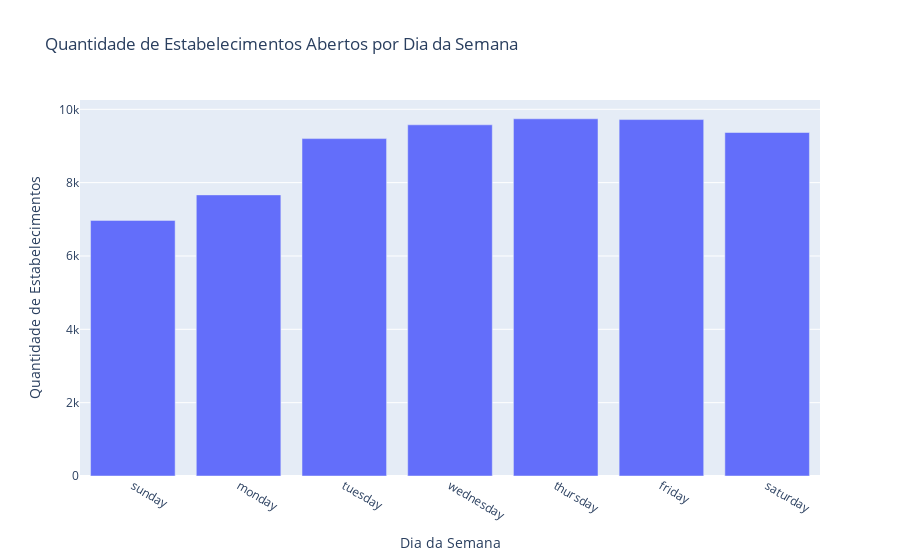

Notebook code for this chart:
### Markdown cell above
O histograma mostra que a maioria dos locais tem uma classificação média entre 4.3 e 4.7, o que indica que a qualidade dos locais é geralmente bem avaliada pelos clientes. Há também uma pequena quantidade de locais com classificação média abaixo de 3.7, o que indica que temos em nossa base poucos estabelecimentos com problemas de qualidade.

### Code cell
# converte os dias da semana para uma lista
dias_da_semana = ['sunday', 'monday', 'tuesday', 'wednesday', 'thursday', 'friday', 'saturday']

# cria um dicionário para armazenar a soma da quantidade de restaurantes abertos por dia da semana
quantidade_por_dia = {}
for dia in dias_da_semana:
    quantidade_por_dia[dia] = len(df_estabelecimentos[df_estabelecimentos[dia] != 'Closed'])

# cria o gráfico de barras
fig = go.Figure(
    [go.Bar(
        x=dias_da_semana,
        y=list(quantidade_por_dia.values())
    )])

fig.update_layout(
    title='Quantidade de Estabelecimentos Abertos por Dia da Semana',
    xaxis_title='Dia da Semana',
    yaxis_title='Quantidade de Estabelecimentos',
    xaxis_tickangle=--30)

fig.show()

### Figure 1 — Plotly figure (JSON) as saved in the notebook; plotly's stock layout.template omitted (floating-point values rounded to 4 significant figures)
{"data": [{"type": "bar", "x": ["sunday", "monday", "tuesday", "wednesday", "thursday", "friday", "saturday"], "y": [6971, 7666, 9201, 9577, 9741, 9720, 9367]}], "layout": {"title": {"text": "Quantidade de Estabelecimentos Abertos por Dia da Semana"}, "xaxis": {"tickangle": 30, "title": {"text": "Dia da Semana"}}, "yaxis": {"title": {"text": "Quantidade de Estabelecimentos"}}}}
